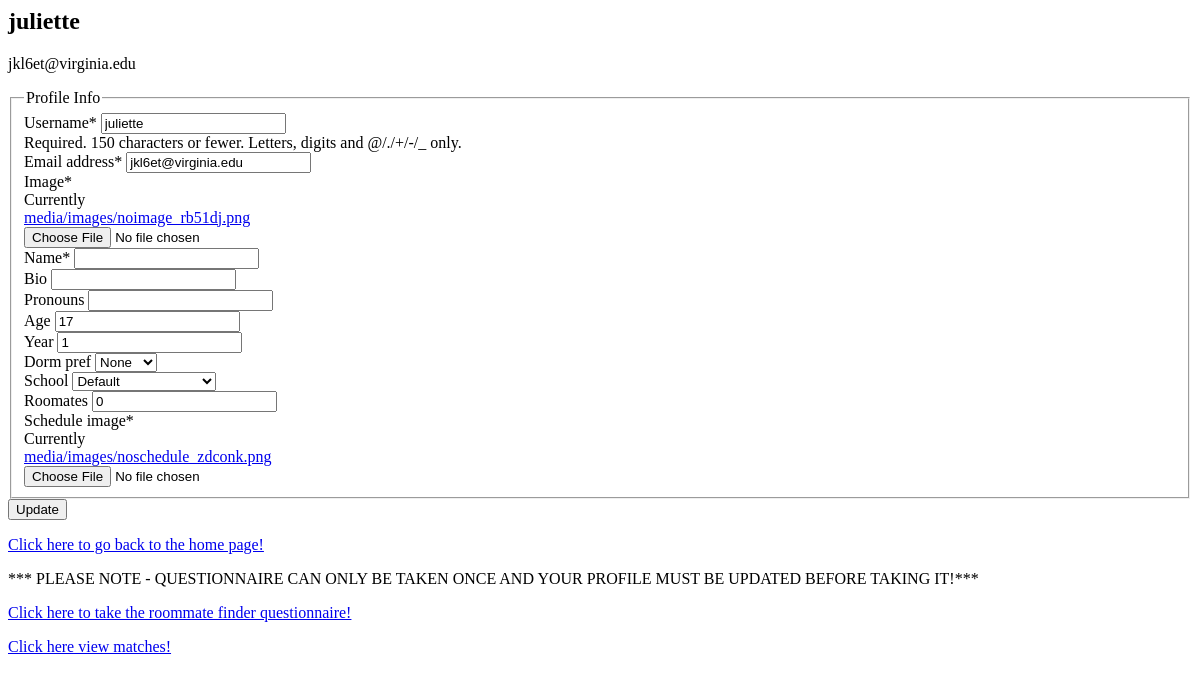
/profile/ (signed in), run on an earlier commit of the app's database.
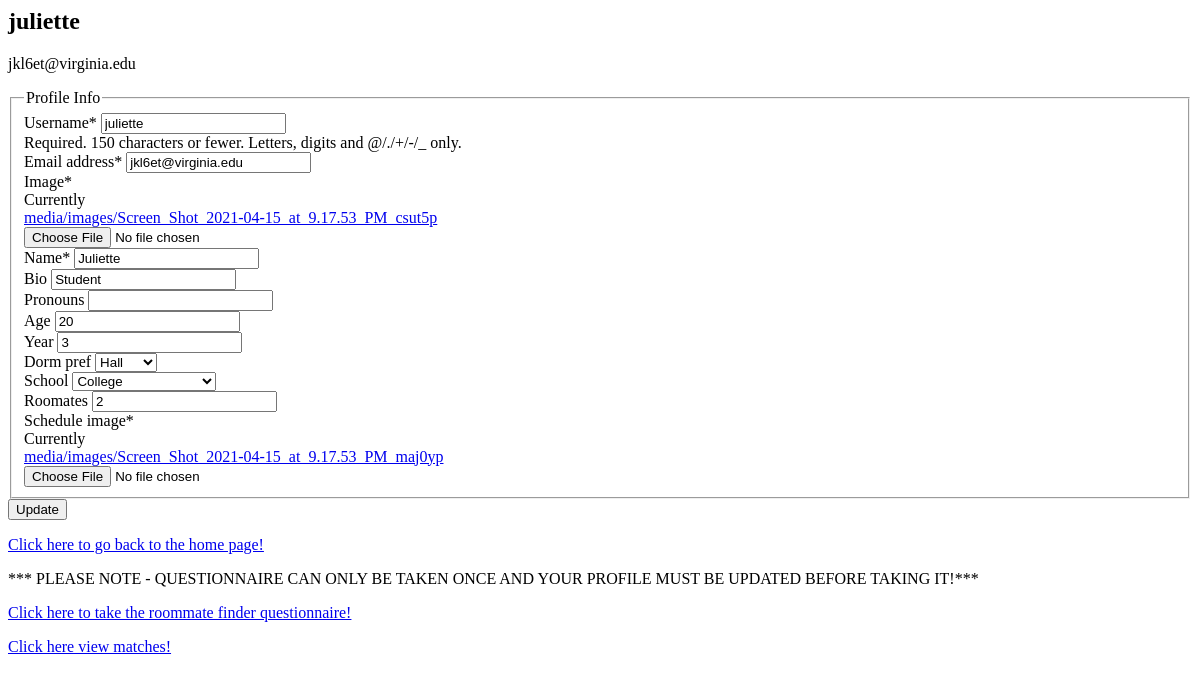
And on a later commit of the database.
### users/models.py (models this page shows, shortened)
class Profile(models.Model):
    user = models.OneToOneField(User,on_delete=models.CASCADE)
    image = models.ImageField( upload_to="images/", default="media/images/noimage_rb51dj.png")
    name = models.CharField(max_length=400)
    bio = models.CharField(max_length=500,blank=True,default="")
    pronouns = models.CharField(max_length=400,blank=True,default="")
    age = models.PositiveIntegerField(default=17,blank=True)
    year = models.PositiveIntegerField(default=1,blank=True)
    schedule_image = models.ImageField( upload_to="images/",default="media/images/noschedule_zdconk.png")
    class DormChoice(models.TextChoices):
        NONE = "No preference."
        HALL = "Hall-Style"
        SUITE = "Suite-Style"
    dorm_pref = models.CharField(max_length= 100,choices=DormChoice.choices,default=DormChoice.NONE,blank=True)
    class SchoolChoice(models.TextChoices):
        DEFAULT = "default"
        COLLEGE = "College and Graduate School of Arts and Sciences"
        ENGINEERING = "School of Engineering and Applied Science"
        ARCHITECTURE = "School of Architecture"
        COMMERCE = "McIntire School of Commerce"
        NURSING = "School of Nursing"
        MED = "School of Medicine"
        LAW = "School of Law"
        EDUCATION = "School of Education and Human Development"
        DATA_SCIENCE =  "School of Data Science"
        PROFESSIONAL_STUDIES = "School of Continuing & Professional Studies"
        LEADERSHIP = "Frank Batten School of Leadership and Public Policy"
        BUSINESS = "Darden School of Business"
    school = models.CharField(max_length= 500,choices=SchoolChoice.choices,default=SchoolChoice.DEFAULT,blank=True)
    roomates = models.PositiveIntegerField(default=0,blank=True)

### users/views.py (the view, shortened to what this page needs)
# urls.py: path('profile/', users_views.profile, name='profile'),
@login_required
def profile(request):
   if hasattr(request.user,'profile'):
    if request.method == 'POST':
        u_form = UserUpdateForm(request.POST ,instance=request.user)
        up_form = UserProfileUpdateForm(request.POST,request.FILES,instance=request.user.profile)
        if u_form.is_valid() and up_form.is_valid():
            u_form.save()
            up_form.save()
            messages.success(request,f'Your account has successfully been updated!')
            return redirect('profile')
    else:
        u_form = UserUpdateForm(instance=request.user)
        up_form = UserProfileUpdateForm(instance=request.user.profile)
    context = {
        'u_form' : u_form,
        'up_form': up_form
    }
    return render(request,'users/profile.html',context)

### users/forms.py
class UserUpdateForm(forms.ModelForm):
    class Meta:
        model = User
        fields = ['username','email']

class UserProfileUpdateForm(forms.ModelForm):
    class Meta:
        model = Profile
        fields = ['image','name','bio','pronouns','age','year','dorm_pref','school','roomates', 'schedule_image']

### users/templates/users/profile.html (shortened to what this page needs)
{% load crispy_forms_tags %}
{% block content %}
{% load cloudinary %}
    <div class="content-section">
      <div class="media">
         <div class="media-body">
          <h2 class="account-heading">{{ user.username }}</h2>
          <p class="text-secondary">{{ user.email }}</p>
        </div>
      </div>
      <form method="POST" enctype="multipart/form-data">
          <fieldset class="form-group">
              <legend class="border-bottom mb-4">Profile Info</legend>
              {{ u_form|crispy }}
              {{ up_form|crispy }}
          </fieldset>
          <div class="form-group">
              <button class="btn btn-outline-info" type="submit">Update</button>
          </div>
      </form>
    </div>
    <a href="/">Click here to go back to the home page!</a>
    <p>*** PLEASE NOTE - QUESTIONNAIRE CAN ONLY BE TAKEN ONCE AND YOUR PROFILE MUST BE UPDATED BEFORE TAKING IT!*** </p>
    <a href="/questionnaire">Click here to take the roommate finder questionnaire!</a>
    <a href="{% url 'matches' %}">Click here view matches!</a>
{% endblock content %}

What changed in the data, as far as the page shows it:
removed Profile: age "17", year "1", dorm_pref "None", school "Default", roomates "0"
added Profile: name "Juliette", bio "Student", age "20", year "3", dorm_pref "Hall", school "College", roomates "2"
Also different on the page:
text no longer shown: "Image * Currently media/images/noimage_rb51dj.png Name * Bio Pronouns Age Year Dorm pref School Roomates Schedule image * Currently media/images/noschedule_zdconk.png"
text now shown: "Image * Currently media/images/Screen_Shot_2021-04-15_at_9.17.53_PM_csut5p Name * Bio Pronouns Age Year Dorm pref School Roomates Schedule image * Currently media/images/Screen_Shot_2021-04-15_at_9.17.53_PM_maj0yp"
